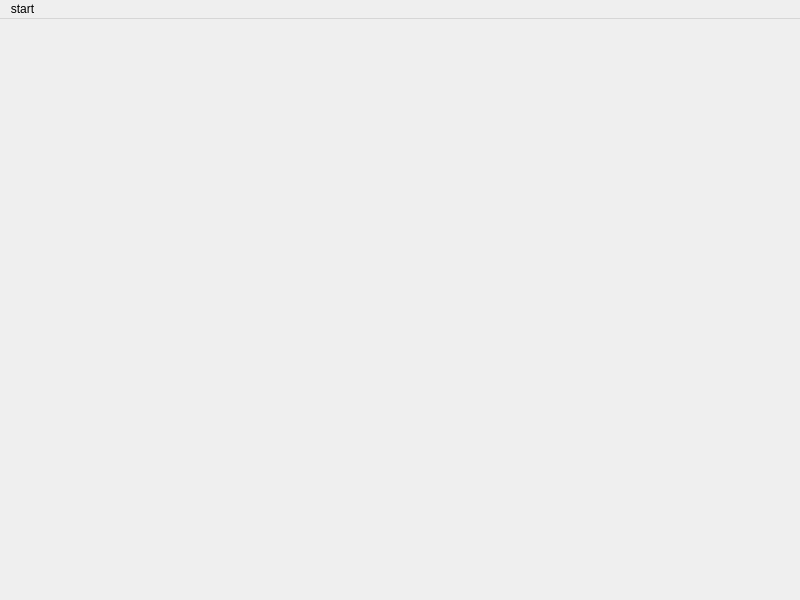
<?xml version="1.0" encoding="UTF-8"?>
<ui version="4.0">
 <class>MainWindow</class>
 <widget class="QMainWindow" name="MainWindow">
  <property name="geometry">
   <rect>
    <x>0</x>
    <y>0</y>
    <width>800</width>
    <height>600</height>
   </rect>
  </property>
  <property name="windowTitle">
   <string>MainWindow</string>
  </property>
  <widget class="QWidget" name="centralwidget"/>
  <widget class="QMenuBar" name="menubar">
   <property name="geometry">
    <rect>
     <x>0</x>
     <y>0</y>
     <width>800</width>
     <height>17</height>
    </rect>
   </property>
   <widget class="QMenu" name="menustart">
    <property name="title">
     <string>start</string>
    </property>
    <property name="toolTipsVisible">
     <bool>true</bool>
    </property>
    <addaction name="actionquit"/>
   </widget>
   <addaction name="menustart"/>
  </widget>
  <action name="actionquit">
   <property name="text">
    <string>quit</string>
   </property>
  </action>
 </widget>
 <resources/>
 <connections/>
</ui>
